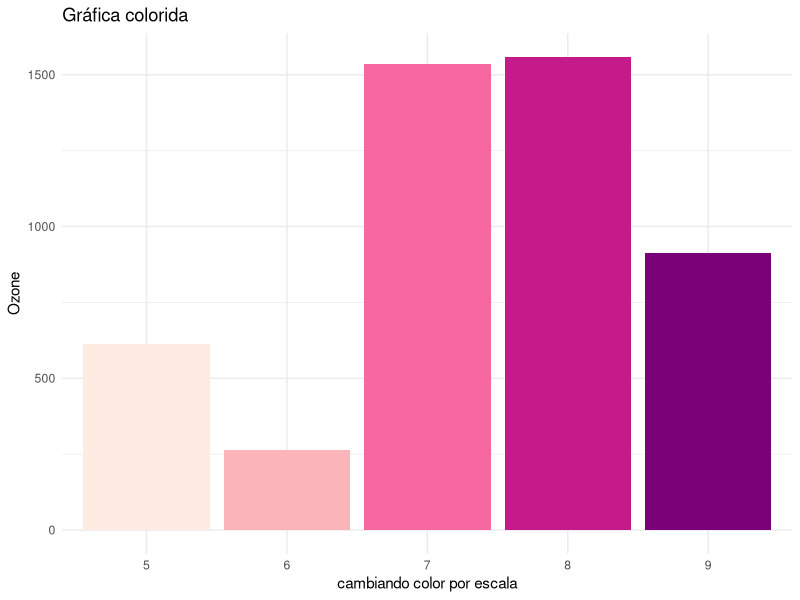
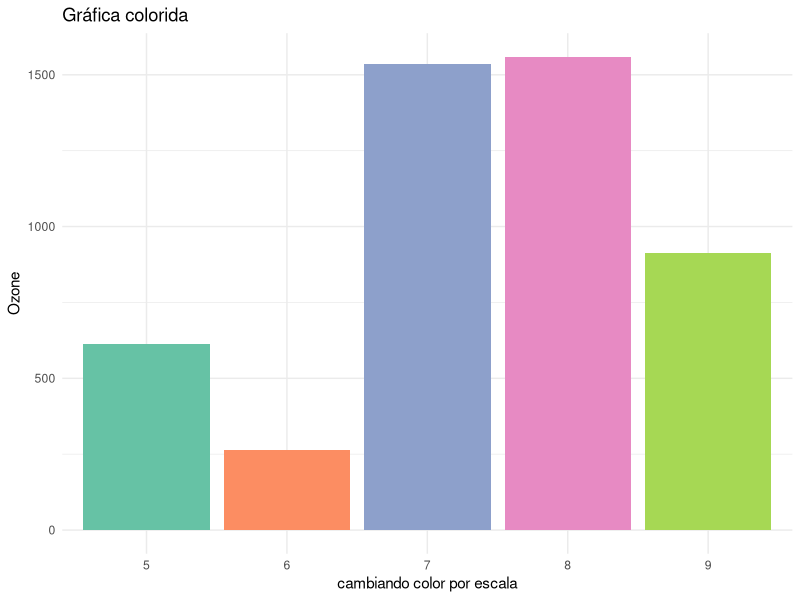
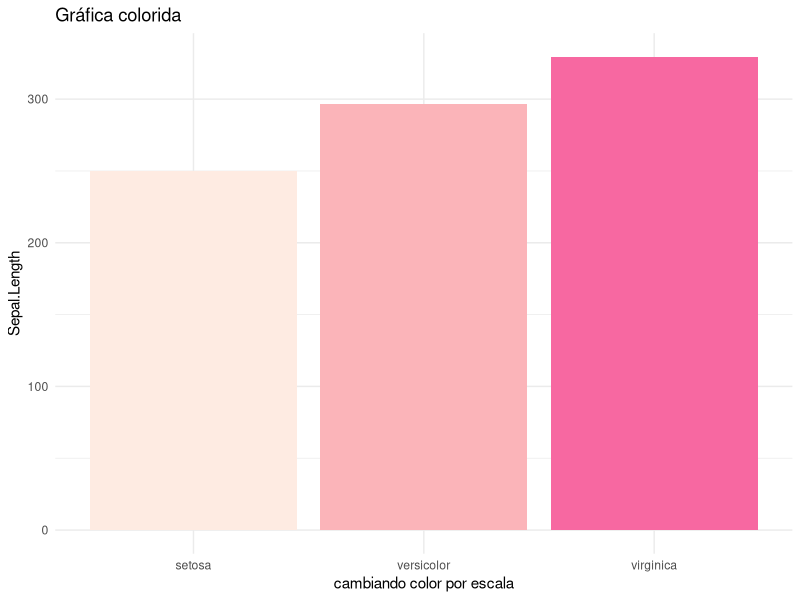

Reproduce these figures in R, in order.
## ---- chunk 1
library(ggplot2)
# airquality # datos prueba
ggplot(data = airquality, aes(x = factor(Month), y = Ozone, fill = factor(Month))) + #indicas la variable de agrupamiento -debe ser tipo factor- y la de interes, tambien requieres llenar el parametro 'fill' con la variable con la que agrupa 
	geom_bar(stat="identity") +   # se construyen las barras
	scale_fill_brewer(palette = 'RdPu')+ # la magia de poder escoger facíl el color de la escala 'continua' o discreta
	xlab('cambiando color por escala') + theme_minimal() +  ggtitle('Gráfica colorida')+  #demas cosas
	guides(fill=FALSE) #quitar leyenda
## ---- chunk 2
ggplot(data = airquality, aes(x = factor(Month), y = Ozone, fill = factor(Month))) + #indicas la variable de agrupamiento -debe ser tipo factor- y la de interes, tambien requieres llenar el parametro 'fill' con la variable con la que agrupa 
	geom_bar(stat="identity") +   # se construyen las barras
	scale_fill_brewer(palette = 'Set2')+ # la magia de poder escoger facíl el color de la escala 'continua' o discreta
	xlab('cambiando color por escala') + theme_minimal() +  ggtitle('Gráfica colorida')+  	guides(fill=FALSE) #quitar leyenda

## ---- chunk 3
library(RColorBrewer)
cols <- brewer.pal(length(levels(factor(airquality$Month))), "RdPu") # numero de niveles en el factor
names(cols) <- levels(iris$Species)
ggplot(data = iris, aes(x = Species, y = Sepal.Length, fill = Species)) + 
	geom_bar(stat="identity") + 
	scale_fill_manual("legend", values = cols)	+
	xlab('cambiando color por escala') + theme_minimal() +  ggtitle('Gráfica colorida')+guides(fill=FALSE)


##########

